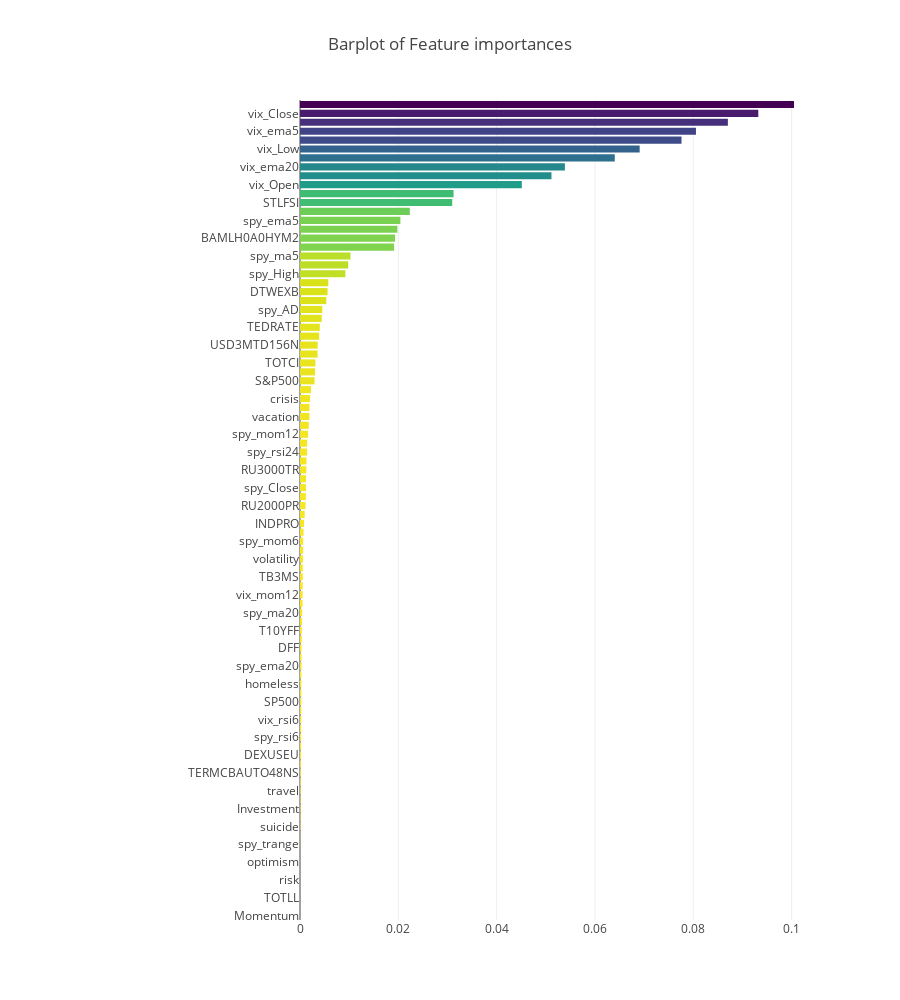

The cell this chart's notebook holds for it:
### Code cell
#plot feature importance 
x, y = (list(x) for x in zip(*sorted(zip(rf.feature_importances_, features), reverse = False)))
trace2 = go.Bar(
    x=x,
    y=y,
    marker=dict(
        color=x,
        colorscale = 'Viridis',
        reversescale = True
    ),
    name='Random Forest Feature importance',
    orientation='h',
)

layout = dict(
    title='Barplot of Feature importances',
     width = 900, height = 1000,
    yaxis=dict(
        showgrid=False,
        showline=False,
        showticklabels=True,
#         domain=[0, 0.85],
    ),
    margin=dict(
    l=300,
),
)

fig1 = go.Figure(data=[trace2])
fig1['layout'].update(layout)
py.iplot(fig1, filename='plots')

### Figure 1 — Plotly figure (JSON) as saved in the notebook; plotly's stock layout.template omitted (floating-point values rounded to 4 significant figures)
{"data": [{"marker": {"color": [0, 0, 0, 0, 0, 0, 9.159e-06, 1.184e-05, 2.705e-05, 3.778e-05, 7.99e-05, 8.964e-05, 9.448e-05, 9.492e-05, 0.0001244, 0.0001449, 0.0001687, 0.0001941, 0.0002268, 0.0002364, 0.0002411, 0.0002459, 0.0002702, 0.0002747, 0.0002843, 0.000287, 0.0002913, 0.0002953, 0.0003219, 0.0003239, 0.0003329, 0.0003691, 0.0003712, 0.0004247, 0.0004506, 0.0005242, 0.0005293, 0.0005402, 0.0005659, 0.0005723, 0.0006221, 0.0006373, 0.0006534, 0.0007149, 0.0008221, 0.0009529, 0.00113, 0.001197, 0.001225, 0.001227, 0.001292, 0.001314, 0.001456, 0.001461, 0.001647, 0.001786, 0.001912, 0.001932, 0.002055, 0.002238, 0.00296, 0.003071, 0.003135, 0.003581, 0.003593, 0.003893, 0.004032, 0.00442, 0.00454, 0.005351, 0.005611, 0.005757, 0.009227, 0.009805, 0.01027, 0.01914, 0.01934, 0.01981, 0.02042, 0.02234, 0.03096, 0.03123, 0.04512, 0.05115, 0.05388, 0.06403, 0.06909, 0.0776, 0.08055, 0.08703, 0.09322, 0.1005], "colorscale": "Viridis", "reversescale": true}, "name": "Random Forest Feature importance", "orientation": "h", "type": "bar", "uid": "a6ae9b50-e317-49fd-ba68-88b37751f8a7", "x": [0, 0, 0, 0, 0, 0, 9.159e-06, 1.184e-05, 2.705e-05, 3.778e-05, 7.99e-05, 8.964e-05, 9.448e-05, 9.492e-05, 0.0001244, 0.0001449, 0.0001687, 0.0001941, 0.0002268, 0.0002364, 0.0002411, 0.0002459, 0.0002702, 0.0002747, 0.0002843, 0.000287, 0.0002913, 0.0002953, 0.0003219, 0.0003239, 0.0003329, 0.0003691, 0.0003712, 0.0004247, 0.0004506, 0.0005242, 0.0005293, 0.0005402, 0.0005659, 0.0005723, 0.0006221, 0.0006373, 0.0006534, 0.0007149, 0.0008221, 0.0009529, 0.00113, 0.001197, 0.001225, 0.001227, 0.001292, 0.001314, 0.001456, 0.001461, 0.001647, 0.001786, 0.001912, 0.001932, 0.002055, 0.002238, 0.00296, 0.003071, 0.003135, 0.003581, 0.003593, 0.003893, 0.004032, 0.00442, 0.00454, 0.005351, 0.005611, 0.005757, 0.009227, 0.009805, 0.01027, 0.01914, 0.01934, 0.01981, 0.02042, 0.02234, 0.03096, 0.03123, 0.04512, 0.05115, 0.05388, 0.06403, 0.06909, 0.0776, 0.08055, 0.08703, 0.09322, 0.1005], "y": ["Momentum", "TOTBKCR", "TOTLL", "options", "risk", "vix_Volume", "optimism", "DCOILWTICO", "spy_trange", "DGS10", "suicide", "spy_roc", "Investment", "CPIAUCSL", "travel", "DAAA", "TERMCBAUTO48NS", "vix_roc", "DEXUSEU", "vix_rsi12", "spy_rsi6", "WM2NS", "vix_rsi6", "PCE", "SP500", "vix_willr", "homeless", "T10Y2Y", "spy_ema20", "spy_Low", "DFF", "T5YIFR", "T10YFF", "vix_mom6", "spy_ma20", "spy_rsi12", "vix_mom12", "PSAVERT", "TB3MS", "GDP", "volatility", "spy_willr", "spy_mom6", "Unemployment", "INDPRO", "PAYNSA", "RU2000PR", "WM1NS", "spy_Close", "spy_mom24", "RU3000TR", "GOLDAMGBD228NLBM", "spy_rsi24", "vix_rsi24", "spy_mom12", "vix_trange", "vacation", "DTWEXM", "crisis", "vix_mom24", "S&P500", "stock market", "TOTCI", "USROE", "USD3MTD156N", "GDPC1", "TEDRATE", "Stock", "spy_AD", "spy_Volume", "DTWEXB", "DPRIME", "spy_High", "UNRATE", "spy_ma5", "spy_Open", "BAMLH0A0HYM2", "spy_Adj Close", "spy_ema5", "RECPROUSM156N", "STLFSI", "VIX_lag1", "vix_Open", "A191RL1Q225SBEA", "vix_ema20", "vix_ma20", "vix_Low", "vix_High", "vix_ema5", "VIX_lag0", "vix_Close", "vix_ma5"]}], "layout": {"height": 1000, "margin": {"l": 300}, "title": "Barplot of Feature importances", "width": 900, "yaxis": {"showgrid": false, "showline": false, "showticklabels": true}}}
